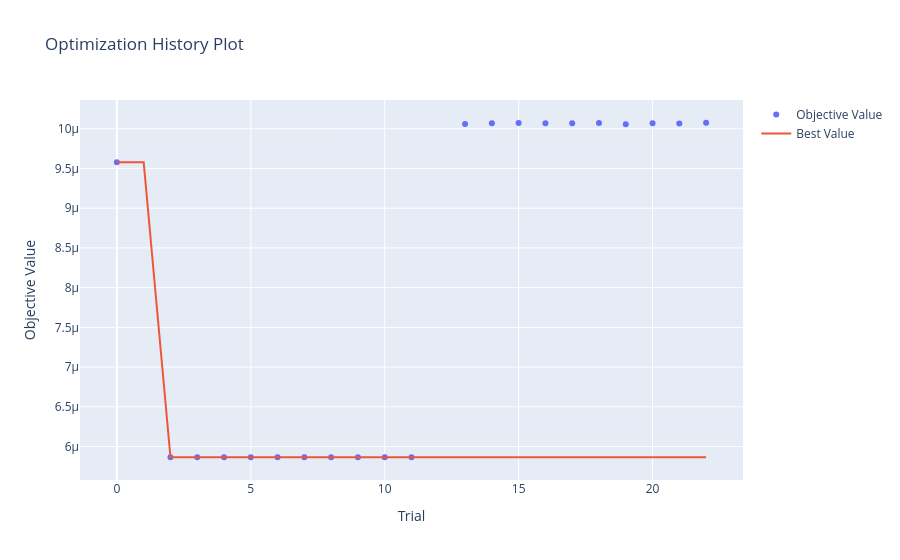
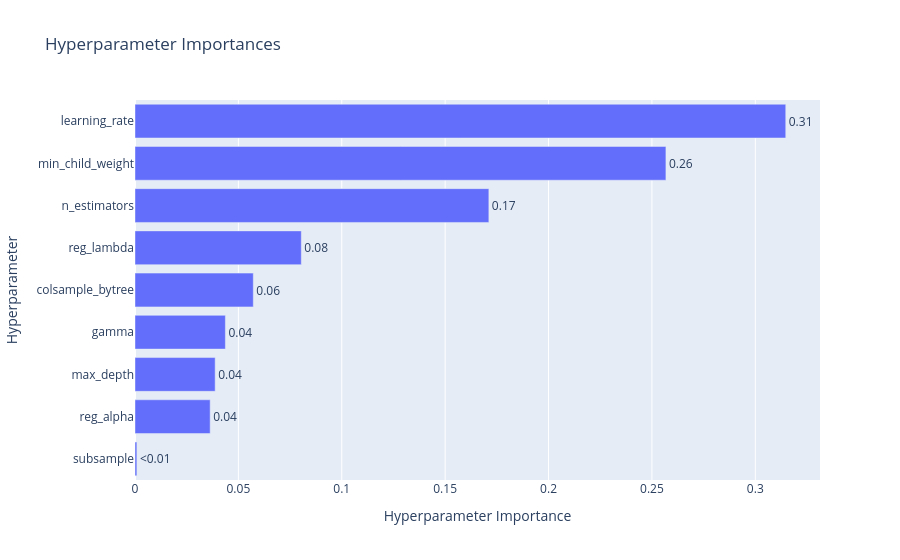
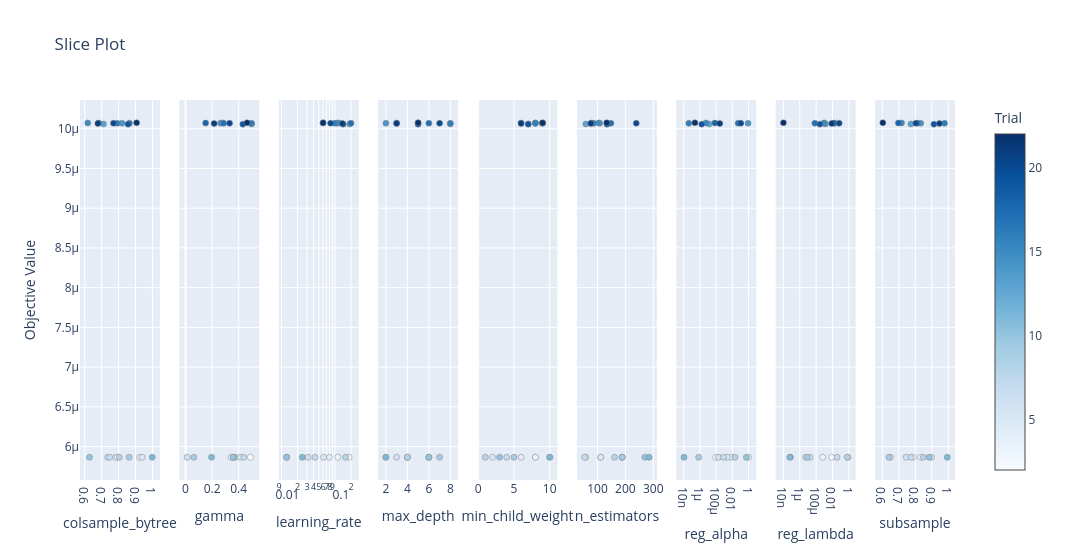

Source (notebook cell) for these figures, in order:
### Markdown cell above
### 6. Plot Optuna Optimization Visualizations

We load the Optuna study programmatically from SQLite using `spec.study.study_name` and render native interactive plots using Optuna's native Plotly backend.

### Code cell
optuna_storage = settings.DATABASE_URL.replace("sqlite+pysqlite://", "sqlite://")
try:
    study = optuna.load_study(study_name=spec.study.study_name, storage=optuna_storage)
    print(f"Loaded study '{study.study_name}' containing {len(study.trials)} trials.")
    print(f"Best trial: {study.best_trial.number} | Best Value: {study.best_value}")

    # Render native Plotly plots
    fig1 = optuna.visualization.plot_optimization_history(study)
    fig1.show()

    if len(study.trials) > 1:
        fig2 = optuna.visualization.plot_param_importances(study)
        fig2.show()
        
        fig3 = optuna.visualization.plot_slice(study)
        fig3.show()
except Exception as e:
    print("Could not load or plot Optuna study visualizations:", e)

### Figure 1 — Plotly figure (JSON) as saved in the notebook; plotly's stock layout.template omitted (floating-point values rounded to 4 significant figures)
{"data": [{"mode": "markers", "name": "Objective Value", "type": "scatter", "x": [0, 2, 3, 4, 5, 6, 7, 8, 9, 10, 11, 13, 14, 15, 16, 17, 18, 19, 20, 21, 22], "y": [9.58e-06, 5.866e-06, 5.866e-06, 5.866e-06, 5.866e-06, 5.866e-06, 5.866e-06, 5.866e-06, 5.866e-06, 5.866e-06, 5.866e-06, 1.006e-05, 1.007e-05, 1.007e-05, 1.007e-05, 1.007e-05, 1.007e-05, 1.006e-05, 1.007e-05, 1.007e-05, 1.008e-05]}, {"mode": "lines", "name": "Best Value", "type": "scatter", "x": [0, 1, 2, 3, 4, 5, 6, 7, 8, 9, 10, 11, 12, 13, 14, 15, 16, 17, 18, 19, 20, 21, 22], "y": [9.58e-06, 9.58e-06, 5.866e-06, 5.866e-06, 5.866e-06, 5.866e-06, 5.866e-06, 5.866e-06, 5.866e-06, 5.866e-06, 5.866e-06, 5.866e-06, 5.866e-06, 5.866e-06, 5.866e-06, 5.866e-06, 5.866e-06, 5.866e-06, 5.866e-06, 5.866e-06, 5.866e-06, 5.866e-06, 5.866e-06]}, {"marker": {"color": "#cccccc"}, "mode": "markers", "name": "Infeasible Trial", "showlegend": false, "type": "scatter", "x": [], "y": []}], "layout": {"title": {"text": "Optimization History Plot"}, "xaxis": {"title": {"text": "Trial"}}, "yaxis": {"title": {"text": "Objective Value"}}}}

### Figure 2 — Plotly figure (JSON) as saved in the notebook; plotly's stock layout.template omitted (floating-point values rounded to 4 significant figures)
{"data": [{"cliponaxis": false, "hovertemplate": ["subsample (FloatDistribution): 0.0009025718439819082<extra></extra>", "reg_alpha (FloatDistribution): 0.03635337925843887<extra></extra>", "max_depth (IntDistribution): 0.03877054426152028<extra></extra>", "gamma (FloatDistribution): 0.043709614463716386<extra></extra>", "colsample_bytree (FloatDistribution): 0.05720849817031523<extra></extra>", "reg_lambda (FloatDistribution): 0.0804280488924815<extra></extra>", "n_estimators (IntDistribution): 0.17113737757542233<extra></extra>", "min_child_weight (IntDistribution): 0.25676722061494844<extra></extra>", "learning_rate (FloatDistribution): 0.31472274491917496<extra></extra>"], "name": "Objective Value", "orientation": "h", "text": ["<0.01", "0.04", "0.04", "0.04", "0.06", "0.08", "0.17", "0.26", "0.31"], "textposition": "outside", "type": "bar", "x": [0.0009026, 0.03635, 0.03877, 0.04371, 0.05721, 0.08043, 0.1711, 0.2568, 0.3147], "y": ["subsample", "reg_alpha", "max_depth", "gamma", "colsample_bytree", "reg_lambda", "n_estimators", "min_child_weight", "learning_rate"]}], "layout": {"title": {"text": "Hyperparameter Importances"}, "xaxis": {"title": {"text": "Hyperparameter Importance"}}, "yaxis": {"title": {"text": "Hyperparameter"}}}}

### Figure 3 — Plotly figure (JSON) as saved in the notebook; plotly's stock layout.template omitted (floating-point values rounded to 4 significant figures)
{"data": [{"marker": {"color": [2, 3, 4, 5, 6, 7, 8, 9, 10, 11, 13, 14, 15, 16, 17, 18, 19, 20, 21, 22], "colorbar": {"title": {"text": "Trial"}, "x": 1, "xpad": 40}, "colorscale": [[0, "rgb(247,251,255)"], [0.125, "rgb(222,235,247)"], [0.25, "rgb(198,219,239)"], [0.375, "rgb(158,202,225)"], [0.5, "rgb(107,174,214)"], [0.625, "rgb(66,146,198)"], [0.75, "rgb(33,113,181)"], [0.875, "rgb(8,81,156)"], [1, "rgb(8,48,107)"]], "line": {"color": "Grey", "width": 0.5}, "showscale": true}, "mode": "markers", "name": "Feasible Trial", "showlegend": false, "type": "scatter", "x": [0.7831, 0.7921, 0.9244, 0.9388, 0.7346, 0.7481, 0.8042, 0.8623, 0.6285, 0.9985, 0.7111, 0.8204, 0.6178, 0.7926, 0.8641, 0.6818, 0.8558, 0.7696, 0.6776, 0.9066], "xaxis": "x", "y": [5.866e-06, 5.866e-06, 5.866e-06, 5.866e-06, 5.866e-06, 5.866e-06, 5.866e-06, 5.866e-06, 5.866e-06, 5.866e-06, 1.006e-05, 1.007e-05, 1.007e-05, 1.007e-05, 1.007e-05, 1.007e-05, 1.006e-05, 1.007e-05, 1.007e-05, 1.008e-05], "yaxis": "y"}, {"marker": {"color": [2, 3, 4, 5, 6, 7, 8, 9, 10, 11, 13, 14, 15, 16, 17, 18, 19, 20, 21, 22], "colorbar": {"title": {"text": "Trial"}, "x": 1, "xpad": 40}, "colorscale": [[0, "rgb(247,251,255)"], [0.125, "rgb(222,235,247)"], [0.25, "rgb(198,219,239)"], [0.375, "rgb(158,202,225)"], [0.5, "rgb(107,174,214)"], [0.625, "rgb(66,146,198)"], [0.75, "rgb(33,113,181)"], [0.875, "rgb(8,81,156)"], [1, "rgb(8,48,107)"]], "line": {"color": "Grey", "width": 0.5}, "showscale": false}, "mode": "markers", "name": "Feasible Trial", "showlegend": false, "type": "scatter", "x": [0.4878, 0.3422, 0.3715, 0.4111, 0.01193, 0.4384, 0.363, 0.06295, 0.3574, 0.1957, 0.4966, 0.2623, 0.277, 0.4967, 0.2867, 0.151, 0.4308, 0.3314, 0.2148, 0.4633], "xaxis": "x2", "y": [5.866e-06, 5.866e-06, 5.866e-06, 5.866e-06, 5.866e-06, 5.866e-06, 5.866e-06, 5.866e-06, 5.866e-06, 5.866e-06, 1.006e-05, 1.007e-05, 1.007e-05, 1.007e-05, 1.007e-05, 1.007e-05, 1.006e-05, 1.007e-05, 1.007e-05, 1.008e-05], "yaxis": "y2"}, {"marker": {"color": [2, 3, 4, 5, 6, 7, 8, 9, 10, 11, 13, 14, 15, 16, 17, 18, 19, 20, 21, 22], "colorbar": {"title": {"text": "Trial"}, "x": 1, "xpad": 40}, "colorscale": [[0, "rgb(247,251,255)"], [0.125, "rgb(222,235,247)"], [0.25, "rgb(198,219,239)"], [0.375, "rgb(158,202,225)"], [0.5, "rgb(107,174,214)"], [0.625, "rgb(66,146,198)"], [0.75, "rgb(33,113,181)"], [0.875, "rgb(8,81,156)"], [1, "rgb(8,48,107)"]], "line": {"color": "Grey", "width": 0.5}, "showscale": false}, "mode": "markers", "name": "Feasible Trial", "showlegend": false, "type": "scatter", "x": [0.184, 0.1139, 0.07866, 0.06147, 0.03142, 0.04249, 0.1593, 0.01256, 0.01242, 0.02454, 0.1884, 0.1098, 0.1185, 0.0995, 0.1999, 0.05982, 0.1426, 0.08303, 0.1382, 0.06024], "xaxis": "x3", "y": [5.866e-06, 5.866e-06, 5.866e-06, 5.866e-06, 5.866e-06, 5.866e-06, 5.866e-06, 5.866e-06, 5.866e-06, 5.866e-06, 1.006e-05, 1.007e-05, 1.007e-05, 1.007e-05, 1.007e-05, 1.007e-05, 1.006e-05, 1.007e-05, 1.007e-05, 1.008e-05], "yaxis": "y3"}, {"marker": {"color": [2, 3, 4, 5, 6, 7, 8, 9, 10, 11, 13, 14, 15, 16, 17, 18, 19, 20, 21, 22], "colorbar": {"title": {"text": "Trial"}, "x": 1, "xpad": 40}, "colorscale": [[0, "rgb(247,251,255)"], [0.125, "rgb(222,235,247)"], [0.25, "rgb(198,219,239)"], [0.375, "rgb(158,202,225)"], [0.5, "rgb(107,174,214)"], [0.625, "rgb(66,146,198)"], [0.75, "rgb(33,113,181)"], [0.875, "rgb(8,81,156)"], [1, "rgb(8,48,107)"]], "line": {"color": "Grey", "width": 0.5}, "showscale": false}, "mode": "markers", "name": "Feasible Trial", "showlegend": false, "type": "scatter", "x": [2, 6, 4, 6, 3, 4, 4, 7, 6, 2, 8, 2, 5, 8, 6, 3, 5, 7, 3, 5], "xaxis": "x4", "y": [5.866e-06, 5.866e-06, 5.866e-06, 5.866e-06, 5.866e-06, 5.866e-06, 5.866e-06, 5.866e-06, 5.866e-06, 5.866e-06, 1.006e-05, 1.007e-05, 1.007e-05, 1.007e-05, 1.007e-05, 1.007e-05, 1.006e-05, 1.007e-05, 1.007e-05, 1.008e-05], "yaxis": "y4"}, {"marker": {"color": [2, 3, 4, 5, 6, 7, 8, 9, 10, 11, 13, 14, 15, 16, 17, 18, 19, 20, 21, 22], "colorbar": {"title": {"text": "Trial"}, "x": 1, "xpad": 40}, "colorscale": [[0, "rgb(247,251,255)"], [0.125, "rgb(222,235,247)"], [0.25, "rgb(198,219,239)"], [0.375, "rgb(158,202,225)"], [0.5, "rgb(107,174,214)"], [0.625, "rgb(66,146,198)"], [0.75, "rgb(33,113,181)"], [0.875, "rgb(8,81,156)"], [1, "rgb(8,48,107)"]], "line": {"color": "Grey", "width": 0.5}, "showscale": false}, "mode": "markers", "name": "Feasible Trial", "showlegend": false, "type": "scatter", "x": [8, 8, 6, 2, 10, 4, 1, 5, 3, 10, 7, 8, 8, 8, 9, 6, 7, 9, 6, 9], "xaxis": "x5", "y": [5.866e-06, 5.866e-06, 5.866e-06, 5.866e-06, 5.866e-06, 5.866e-06, 5.866e-06, 5.866e-06, 5.866e-06, 5.866e-06, 1.006e-05, 1.007e-05, 1.007e-05, 1.007e-05, 1.007e-05, 1.007e-05, 1.006e-05, 1.007e-05, 1.007e-05, 1.008e-05], "yaxis": "y5"}, {"marker": {"color": [2, 3, 4, 5, 6, 7, 8, 9, 10, 11, 13, 14, 15, 16, 17, 18, 19, 20, 21, 22], "colorbar": {"title": {"text": "Trial"}, "x": 1, "xpad": 40}, "colorscale": [[0, "rgb(247,251,255)"], [0.125, "rgb(222,235,247)"], [0.25, "rgb(198,219,239)"], [0.375, "rgb(158,202,225)"], [0.5, "rgb(107,174,214)"], [0.625, "rgb(66,146,198)"], [0.75, "rgb(33,113,181)"], [0.875, "rgb(8,81,156)"], [1, "rgb(8,48,107)"]], "line": {"color": "Grey", "width": 0.5}, "showscale": false}, "mode": "markers", "name": "Feasible Trial", "showlegend": false, "type": "scatter", "x": [111, 58, 188, 112, 189, 54, 161, 189, 270, 285, 58, 108, 104, 86, 148, 78, 134, 239, 76, 133], "xaxis": "x6", "y": [5.866e-06, 5.866e-06, 5.866e-06, 5.866e-06, 5.866e-06, 5.866e-06, 5.866e-06, 5.866e-06, 5.866e-06, 5.866e-06, 1.006e-05, 1.007e-05, 1.007e-05, 1.007e-05, 1.007e-05, 1.007e-05, 1.006e-05, 1.007e-05, 1.007e-05, 1.008e-05], "yaxis": "y6"}, {"marker": {"color": [2, 3, 4, 5, 6, 7, 8, 9, 10, 11, 13, 14, 15, 16, 17, 18, 19, 20, 21, 22], "colorbar": {"title": {"text": "Trial"}, "x": 1, "xpad": 40}, "colorscale": [[0, "rgb(247,251,255)"], [0.125, "rgb(222,235,247)"], [0.25, "rgb(198,219,239)"], [0.375, "rgb(158,202,225)"], [0.5, "rgb(107,174,214)"], [0.625, "rgb(66,146,198)"], [0.75, "rgb(33,113,181)"], [0.875, "rgb(8,81,156)"], [1, "rgb(8,48,107)"]], "line": {"color": "Grey", "width": 0.5}, "showscale": false}, "mode": "markers", "name": "Feasible Trial", "showlegend": false, "type": "scatter", "x": [8.596e-05, 0.9954, 0.007845, 0.002343, 0.000186, 0.0008187, 0.02108, 6.809e-07, 0.5454, 1.074e-08, 1.389e-05, 0.8848, 5.635e-06, 4.173e-08, 0.05305, 6.988e-05, 1.629e-06, 0.1128, 0.0002814, 2.386e-07], "xaxis": "x7", "y": [5.866e-06, 5.866e-06, 5.866e-06, 5.866e-06, 5.866e-06, 5.866e-06, 5.866e-06, 5.866e-06, 5.866e-06, 5.866e-06, 1.006e-05, 1.007e-05, 1.007e-05, 1.007e-05, 1.007e-05, 1.007e-05, 1.006e-05, 1.007e-05, 1.007e-05, 1.008e-05], "yaxis": "y7"}, {"marker": {"color": [2, 3, 4, 5, 6, 7, 8, 9, 10, 11, 13, 14, 15, 16, 17, 18, 19, 20, 21, 22], "colorbar": {"title": {"text": "Trial"}, "x": 1, "xpad": 40}, "colorscale": [[0, "rgb(247,251,255)"], [0.125, "rgb(222,235,247)"], [0.25, "rgb(198,219,239)"], [0.375, "rgb(158,202,225)"], [0.5, "rgb(107,174,214)"], [0.625, "rgb(66,146,198)"], [0.75, "rgb(33,113,181)"], [0.875, "rgb(8,81,156)"], [1, "rgb(8,48,107)"]], "line": {"color": "Grey", "width": 0.5}, "showscale": false}, "mode": "markers", "name": "Feasible Trial", "showlegend": false, "type": "scatter", "x": [0.008107, 0.0006461, 0.7538, 5.29e-06, 1.829e-05, 0.03539, 0.6467, 8.395e-06, 7.171e-08, 6.119e-08, 0.001424, 0.0009307, 0.0009445, 0.01757, 7.013e-05, 0.01462, 0.00029, 0.06588, 0.008107, 1.016e-08], "xaxis": "x8", "y": [5.866e-06, 5.866e-06, 5.866e-06, 5.866e-06, 5.866e-06, 5.866e-06, 5.866e-06, 5.866e-06, 5.866e-06, 5.866e-06, 1.006e-05, 1.007e-05, 1.007e-05, 1.007e-05, 1.007e-05, 1.007e-05, 1.006e-05, 1.007e-05, 1.007e-05, 1.008e-05], "yaxis": "y8"}, {"marker": {"color": [2, 3, 4, 5, 6, 7, 8, 9, 10, 11, 13, 14, 15, 16, 17, 18, 19, 20, 21, 22], "colorbar": {"title": {"text": "Trial"}, "x": 1, "xpad": 40}, "colorscale": [[0, "rgb(247,251,255)"], [0.125, "rgb(222,235,247)"], [0.25, "rgb(198,219,239)"], [0.375, "rgb(158,202,225)"], [0.5, "rgb(107,174,214)"], [0.625, "rgb(66,146,198)"], [0.75, "rgb(33,113,181)"], [0.875, "rgb(8,81,156)"], [1, "rgb(8,48,107)"]], "line": {"color": "Grey", "width": 0.5}, "showscale": false}, "mode": "markers", "name": "Feasible Trial", "showlegend": false, "type": "scatter", "x": [0.7881, 0.8325, 0.6492, 0.8986, 0.7447, 0.774, 0.8485, 0.6407, 0.8845, 0.9938, 0.7729, 0.8332, 0.7169, 0.9776, 0.8137, 0.6975, 0.9128, 0.8035, 0.9463, 0.6031], "xaxis": "x9", "y": [5.866e-06, 5.866e-06, 5.866e-06, 5.866e-06, 5.866e-06, 5.866e-06, 5.866e-06, 5.866e-06, 5.866e-06, 5.866e-06, 1.006e-05, 1.007e-05, 1.007e-05, 1.007e-05, 1.007e-05, 1.007e-05, 1.006e-05, 1.007e-05, 1.007e-05, 1.008e-05], "yaxis": "y9"}], "layout": {"title": {"text": "Slice Plot"}, "width": 2700, "xaxis": {"anchor": "y", "domain": [0, 0.09136], "title": {"text": "colsample_bytree"}}, "xaxis2": {"anchor": "y2", "domain": [0.1136, 0.2049], "title": {"text": "gamma"}}, "xaxis3": {"anchor": "y3", "domain": [0.2272, 0.3185], "title": {"text": "learning_rate"}, "type": "log"}, "xaxis4": {"anchor": "y4", "domain": [0.3407, 0.4321], "title": {"text": "max_depth"}}, "xaxis5": {"anchor": "y5", "domain": [0.4543, 0.5457], "title": {"text": "min_child_weight"}}, "xaxis6": {"anchor": "y6", "domain": [0.5679, 0.6593], "title": {"text": "n_estimators"}}, "xaxis7": {"anchor": "y7", "domain": [0.6815, 0.7728], "title": {"text": "reg_alpha"}, "type": "log"}, "xaxis8": {"anchor": "y8", "domain": [0.7951, 0.8864], "title": {"text": "reg_lambda"}, "type": "log"}, "xaxis9": {"anchor": "y9", "domain": [0.9086, 1], "title": {"text": "subsample"}}, "yaxis": {"anchor": "x", "domain": [0, 1], "title": {"text": "Objective Value"}}, "yaxis2": {"anchor": "x2", "domain": [0, 1], "matches": "y", "showticklabels": false}, "yaxis3": {"anchor": "x3", "domain": [0, 1], "matches": "y", "showticklabels": false}, "yaxis4": {"anchor": "x4", "domain": [0, 1], "matches": "y", "showticklabels": false}, "yaxis5": {"anchor": "x5", "domain": [0, 1], "matches": "y", "showticklabels": false}, "yaxis6": {"anchor": "x6", "domain": [0, 1], "matches": "y", "showticklabels": false}, "yaxis7": {"anchor": "x7", "domain": [0, 1], "matches": "y", "showticklabels": false}, "yaxis8": {"anchor": "x8", "domain": [0, 1], "matches": "y", "showticklabels": false}, "yaxis9": {"anchor": "x9", "domain": [0, 1], "matches": "y", "showticklabels": false}}}
